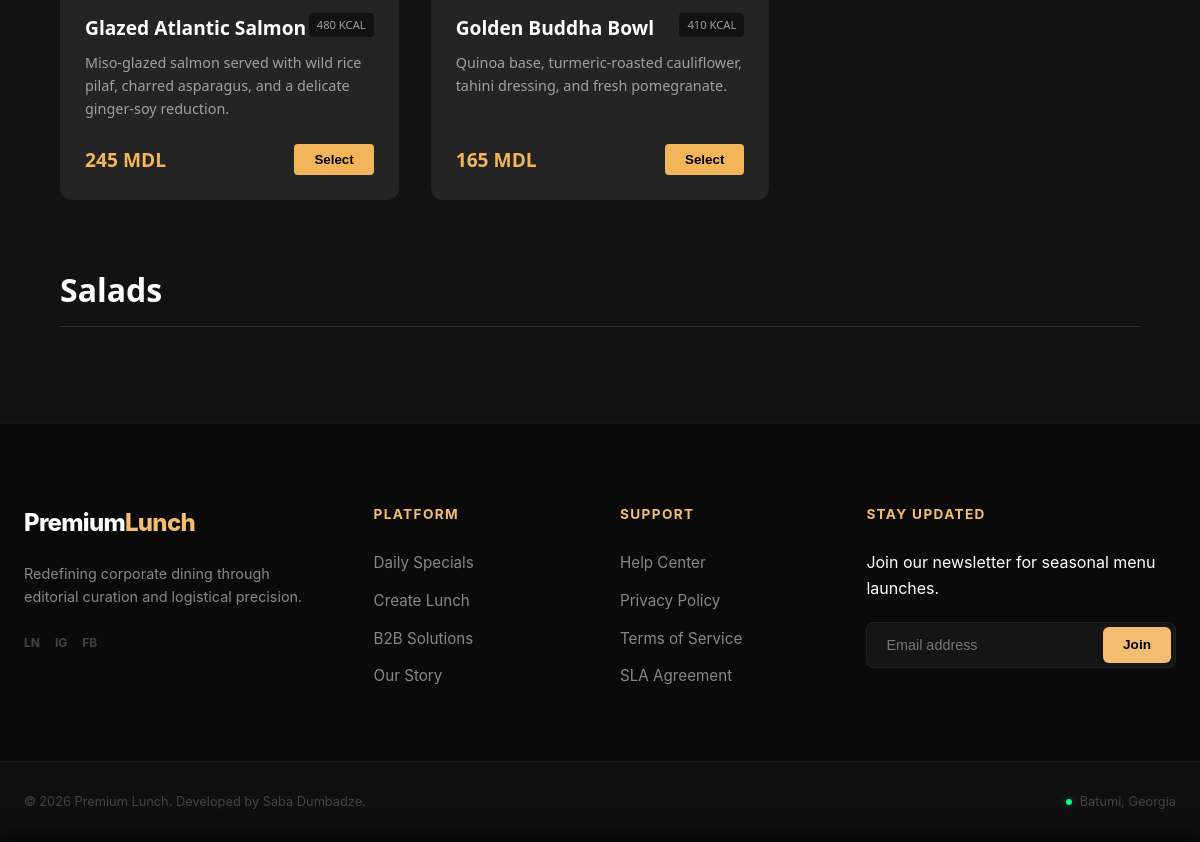
Before: / (lower part) with the older database file.
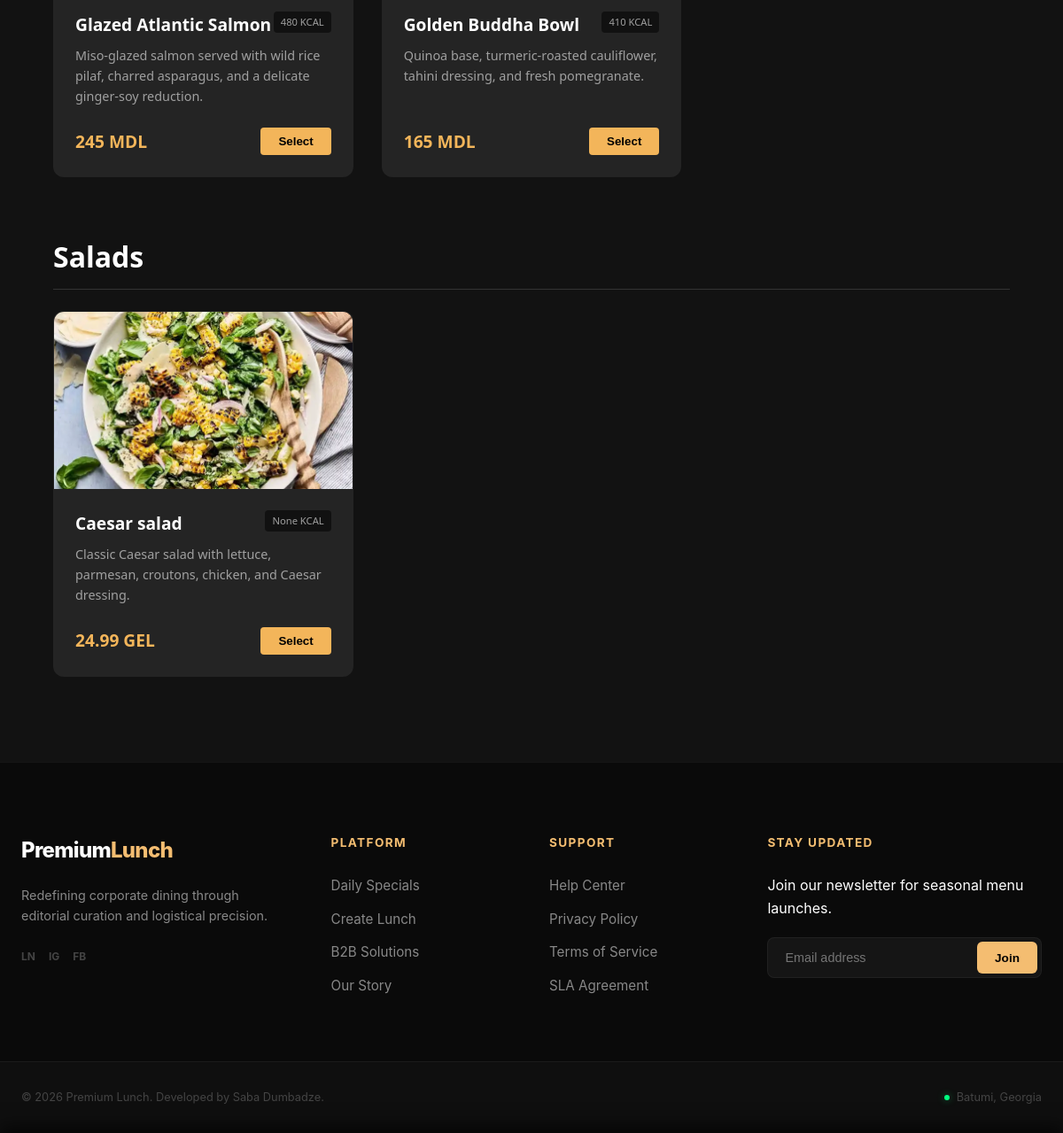
After: the same page with the newer database file.
### app/models.py (models this page shows, shortened)
class Meal(models.Model):
    name = models.CharField(max_length=200)
    description = models.TextField()
    category = models.ForeignKey(MealCategory, on_delete=models.PROTECT)
    price = models.DecimalField(max_digits=10, decimal_places=2)
    image = models.ImageField(upload_to='meals/', blank=True, null=True)
    ingredients = models.TextField()
    is_vegetarian = models.BooleanField(default=False)
    is_vegan = models.BooleanField(default=False)
    is_available = models.BooleanField(default=True)
    calories = models.IntegerField(null=True, blank=True)
    count = models.IntegerField(default=0)
    allergens_json = models.TextField(help_text="JSON-formatted list of allergens", default='[]')

### app/views.py (the view)
# urls.py: path('', views.index, name='index'),
def index(request):
    meals = Meal.objects.filter(is_available=True)
    return render(request, 'index.html', {'meals': meals})

### app/templates/index.html (shortened to what this page needs)
{% extends 'layout.html' %}
{% load static %}
{% block head %}
<link rel="stylesheet" href="{% static 'css/index.css' %}">
{% endblock %}
{% block body %}
    <main>
        <section class="category animate-up" style="animation-delay: 0.4s;">
            <div class="grid">
                <article class="card" data-price="245" data-id="3">
                    <div class="card-content">
                        <div class="card-header">
                            <div class="card-title">Glazed Atlantic Salmon</div>
                            <span class="badge">480 KCAL</span>
                        </div>
                        <p class="card-desc">Miso-glazed salmon served with wild rice pilaf, charred asparagus, and a delicate ginger-soy reduction.</p>
                        <div class="card-footer">
                            <span class="price">245 MDL</span>
                            <button class="btn-select">Select</button>
                        </div>
                    </div>
                </article>
                <article class="card" data-price="165" data-id="4">
                    <div class="card-content">
                        <div class="card-header">
                            <div class="card-title">Golden Buddha Bowl</div>
                            <span class="badge">410 KCAL</span>
                        </div>
                        <p class="card-desc">Quinoa base, turmeric-roasted cauliflower, tahini dressing, and fresh pomegranate.</p>
                        <div class="card-footer">
                            <span class="price">165 MDL</span>
                            <button class="btn-select">Select</button>
                        </div>
                    </div>
                </article>
            </div>
        </section>
        <section class="category animate-up" style="animation-delay: 0.5s;">
            <h2>Salads</h2>
            {% for meal in meals %}
            <div class="grid">
                <article class="card" data-price="{{ meal.price }}" data-id="{{ meal.id }}">
                    <img src="{{ meal.image.url }}" alt="{{ meal.name }}" class="card-img">
                    <div class="card-content">
                        <div class="card-header">
                            <div class="card-title">{{ meal.name }}</div>
                            <span class="badge">{{ meal.calories }} KCAL</span>
                        </div>
                        <p class="card-desc">{{ meal.description }}</p>
                        <div class="card-footer">
                            <span class="price">{{ meal.price }} GEL</span>
                            <button class="btn-select">Select</button>
                        </div>
                    </div>
                </article>
            </div>
            {% endfor %}
        </section>
    </main>
{% endblock %}

### app/templates/layout.html (shortened to what this page needs)
{% load static %}
<html>
    <head>
        <link rel="stylesheet" href="{% static 'css/layout.css' %}">
        {% block head %}
        {% endblock %}
    </head>
    <body>
        {% block body %}
        {% endblock %}
        <footer class="site-footer">
            <div class="footer-container">
                <div class="footer-column brand-info">
                    <h2 class="footer-logo">Premium<span>Lunch</span></h2>
                    <p class="footer-tagline">Redefining corporate dining through editorial curation and logistical precision.</p>
                    <div class="social-cluster">
                        <a href="#" class="social-link">LN</a>
                        <a href="#" class="social-link">IG</a>
                        <a href="#" class="social-link">FB</a>
                    </div>
                </div>
                <div class="footer-column">
                    <h4>Platform</h4>
                    <ul class="footer-links">
                        <li><a href="#">Daily Specials</a></li>
                        <li><a href="#">Create Lunch</a></li>
                        <li><a href="#">B2B Solutions</a></li>
                        <li><a href="#">Our Story</a></li>
                    </ul>
                </div>
                <div class="footer-column">
                    <h4>Support</h4>
                    <ul class="footer-links">
                        <li><a href="#">Help Center</a></li>
                        <li><a href="#">Privacy Policy</a></li>
                        <li><a href="#">Terms of Service</a></li>
                        <li><a href="#">SLA Agreement</a></li>
                    </ul>
                </div>
                <div class="footer-column contact-col">
                    <h4>Stay Updated</h4>
                    <p>Join our newsletter for seasonal menu launches.</p>
                    <form class="footer-form">
                        <input type="email" placeholder="Email address">
                        <button type="submit">Join</button>
                    </form>
                </div>
            </div>
            <div class="footer-bottom">
                <div class="bottom-container">
                    <p>&copy; 2026 Premium Lunch. Developed by Saba Dumbadze.</p>
                    <div class="location-status">
                        <span class="status-dot"></span> Batumi, Georgia
                    </div>
                </div>
            </div>
        </footer>
    </body>
</html>

### app/static/css/layout.css (style rules this page uses)
* { box-sizing: border-box; margin: 0; padding: 0; }
body { font-family: system-ui, -apple-system, BlinkMacSystemFont, "Segoe UI", Roboto, sans-serif; background-color: #050505; }
.site-footer { background: #0a0a0a; color: #ffffff; font-family: 'Inter', sans-serif; padding-top: 80px; border-top: 1px solid rgba(255, 255, 255, 0.05); }
.footer-container { max-width: 1200px; margin: 0 auto; padding: 0 24px 60px 24px; display: grid; grid-template-columns: 1.5fr 1fr 1fr 1.5fr; gap: 40px; }
.footer-logo { font-size: 1.5rem; font-weight: 800; letter-spacing: -0.03em; margin-bottom: 20px; }
.footer-logo span { color: #f4bd71; }
.footer-tagline { color: #888; font-size: 0.9rem; line-height: 1.6; max-width: 280px; margin-bottom: 25px; }
.footer-column h4 { font-size: 0.85rem; text-transform: uppercase; letter-spacing: 0.1em; color: #f4bd71; margin-bottom: 25px; font-weight: 700; }
.footer-links { list-style: none; }
.footer-links li { margin-bottom: 12px; }
.footer-links a { color: #888; text-decoration: none; font-size: 0.95rem; transition: color 0.3s ease; }
.social-cluster { display: flex; gap: 15px; }
.social-link { font-size: 0.75rem; font-weight: 700; color: #444; text-decoration: none; transition: color 0.3s ease; }
.footer-form { display: flex; margin-top: 20px; background: #151515; padding: 4px; border-radius: 8px; border: 1px solid rgba(255, 255, 255, 0.05); }
.footer-form input { background: transparent; border: none; padding: 10px 15px; color: #fff; flex: 1; font-size: 0.9rem; outline: none; }
.footer-form button { background: #f4bd71; border: none; color: #000; padding: 0 20px; border-radius: 6px; font-weight: 700; font-size: 0.85rem; cursor: pointer; transition: transform 0.2s; }
.footer-bottom { background: rgba(255, 255, 255, 0.02); border-top: 1px solid rgba(255, 255, 255, 0.05); padding: 30px 0; }
.bottom-container { max-width: 1200px; margin: 0 auto; padding: 0 24px; display: flex; justify-content: space-between; align-items: center; color: #444; font-size: 0.8rem; }
.location-status { display: flex; align-items: center; gap: 8px; }
.status-dot { width: 6px; height: 6px; background: #00ff7f; border-radius: 50%; box-shadow: 0 0 8px rgba(0, 255, 127, 0.4); }

### app/static/css/index.css (style rules this page uses)
:root { --bg-color: #121212; --surface-color: #242424; --surface-light: #333333; --primary-color: #f3b55a; --primary-hover: #dca04c; --text-main: #ffffff; --text-muted: #a0a0a0; --font-family: 'Segoe UI', Roboto, Helvetica, Arial, sans-serif; --transition: all 0.3s ease; }
* { margin: 0; padding: 0; box-sizing: border-box; }
body { font-family: var(--font-family); background-color: var(--bg-color); color: var(--text-main); line-height: 1.6; }
.animate-up { animation: fadeIn 0.8s ease forwards; opacity: 0; }
main { padding: 2rem 5%; max-width: 1400px; margin: 0 auto; }
.category { margin-bottom: 4rem; }
.category h2 { font-size: 2rem; margin-bottom: 1.5rem; border-bottom: 1px solid var(--surface-light); padding-bottom: 10px; }
.grid { display: grid; grid-template-columns: repeat(auto-fill, minmax(300px, 1fr)); gap: 2rem; }
.card { background-color: var(--surface-color); border-radius: 12px; overflow: hidden; transition: var(--transition); display: flex; flex-direction: column; border: 1px solid transparent; }
.card-img { width: 100%; height: 200px; object-fit: cover; background-color: #000; }
.card-content { padding: 1.5rem; flex-grow: 1; display: flex; flex-direction: column; }
.card-header { display: flex; justify-content: space-between; align-items: flex-start; margin-bottom: 0.5rem; }
.card-title { font-size: 1.2rem; font-weight: bold; }
.badge { background-color: #111; font-size: 0.7rem; padding: 3px 8px; border-radius: 4px; color: var(--text-muted); }
.card-desc { color: var(--text-muted); font-size: 0.9rem; margin-bottom: 1.5rem; flex-grow: 1; }
.card-footer { display: flex; justify-content: space-between; align-items: center; }
.price { font-size: 1.2rem; font-weight: bold; color: var(--primary-color); }
.btn-select { background-color: var(--primary-color); color: #000; border: none; padding: 8px 20px; border-radius: 4px; font-weight: bold; cursor: pointer; transition: var(--transition); }

Changed rows visible on the page:
added Meal: image (picture), name "Caesar salad", calories "None", description "Classic Caesar salad with lettuce, parmesan, croutons, chicken, and Caesar dressing.", price "24.99"
